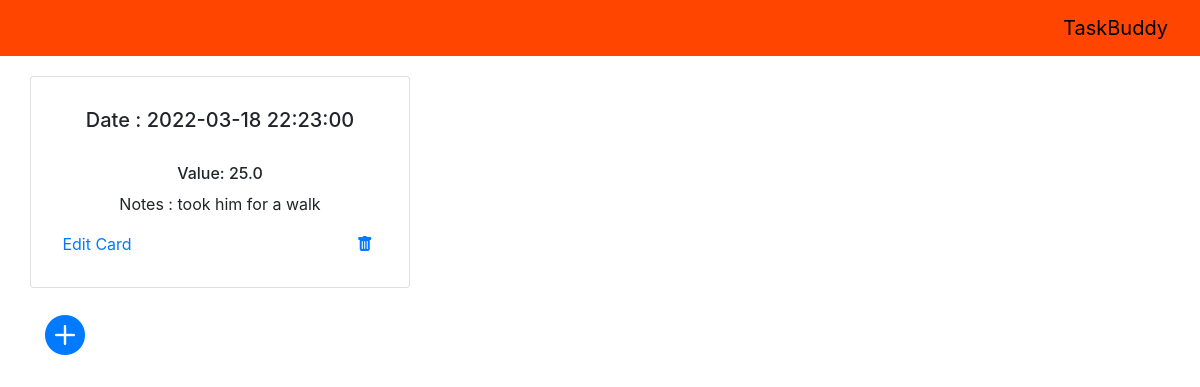
Page /view_logs/1 (signed in) on the earlier database version.
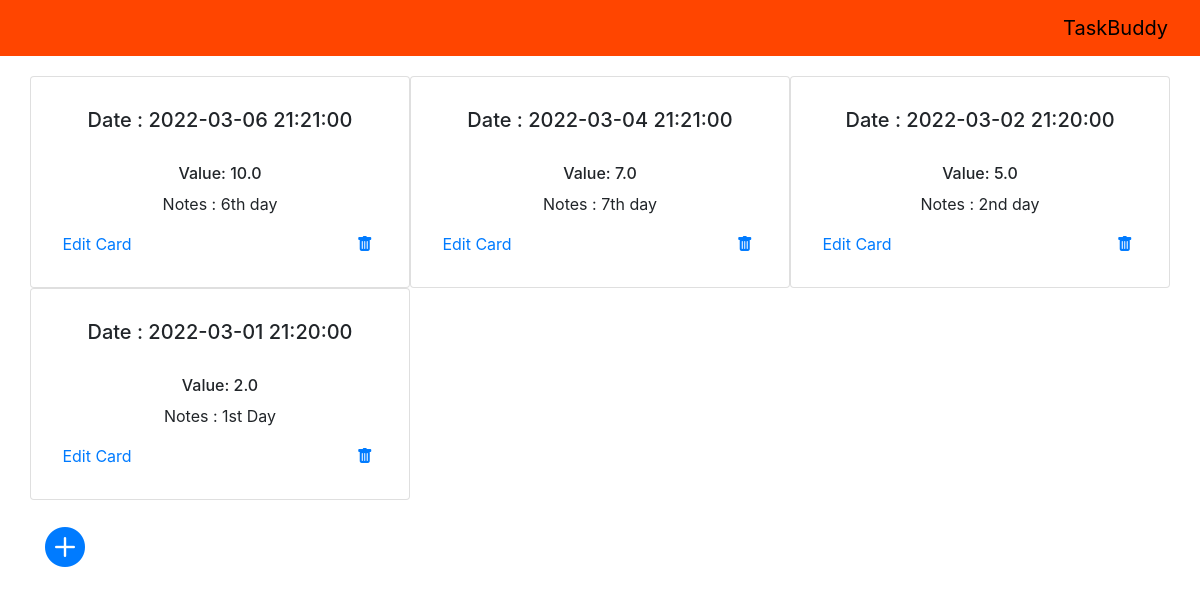
Same page on the later database version.
### application/models.py (models this page shows, shortened)
class Log(db.Model):
    __tablename__ = "log"
    log_id = db.Column(db.Integer, primary_key=True, autoincrement=True)
    timestamp = db.Column(db.DateTime, nullable=False, default=datetime.utcnow())
    value = db.Column(db.Float)
    value_mcq_choice = db.Column(db.String(150))
    notes = db.Column(db.String(150))
    tracker_id = db.Column(db.Integer, db.ForeignKey('tracker.tracker_id'))
    user_id = db.Column(db.Integer, db.ForeignKey('user.user_id'))

### application/routes.py (the view)
@app.route("/view_logs/<trackerid>", methods=['GET', 'POST'])
@login_required
def view_logs(trackerid):
    logs = None
    logs = Log.query.filter_by(tracker_id= int(trackerid), user_id= current_user.get_id()).order_by(Log.timestamp.desc())
    return render_template("view_logs.html", logs=logs, trackerid=trackerid)

### application/models.py (called while the page is built)
    def get_id(self):
        return (self.user_id)

### main.py (called while the page is built)
def create_app(app=None, api=None):
    app = Flask(__name__, static_folder="static", template_folder="templates")
    if os.getenv('ENV', "development") == "production":
        raise Exception("No production config setup")
    else:
        print("Starting local development")
        app.config.from_object(LocalDevelopmentConfig)
    db.init_app(app)
    api = Api(app)
    app.app_context().push()
    login_manager = LoginManager()
    login_manager.init_app(app)
    login_manager.login_view = 'login'
    @login_manager.user_loader
    def load_user(user_id):
        return User.query.get(int(user_id))
    return app, api

### templates/view_logs.html (shortened to what this page needs)
{% extends 'base.html' %}
{% block content %}
    <div class="row">
        {% for log in logs %}
        <div class=" col-md-4 card" style="padding: 1%;">
            <div class="card-body" id="{{log.tracker_id}}">
                <h5 style="text-align: center;">Date : {{log.timestamp}}</h5>
                <br>
                {% if log.value %}
                    <h6 class="card-text" style="text-align: center;">Value: {{ log.value }}</h6>
                {% else %}
                    <h6 class="card-text" style="text-align: center;">Value : {{ log.value_mcq_choice }}</h6>
                {% endif %}
                <p style="text-align: center;" class="log-text">Notes : {{log.notes}}</p>
                <a href="{{url_for('edit_log',logid = log.log_id, trackerid=log.tracker_id)}}" class="log-link">Edit Card</a>
                <a href="{{ url_for('delete_log',logid = log.log_id,trackerid=log.tracker_id) }}" style="margin-left: 70%;"><i class="bi bi-trash-fill"></i></a>
            </div>
        </div>
        {% endfor %}
    </div>
    <br>
    <h1>
        <a href="{{ url_for('add_log',trackerid=trackerid) }}" style="bottom: 0;" ><i class="bi bi-plus-circle-fill"></i></a>
    </h1>
{% endblock %}

### templates/base.html (shortened to what this page needs)
<!DOCTYPE html>
<html>
    <head>
        <link rel="stylesheet" href="https://maxcdn.bootstrapcdn.com/bootstrap/4.0.0-alpha.6/css/bootstrap.min.css">
        <link rel="stylesheet" href="https://cdn.jsdelivr.net/npm/bootstrap-icons@1.3.0/font/bootstrap-icons.css">
    </head>
    <body>
        {% include 'navbar.html' %}
        <div class="container">
            {% block content %}
            {% endblock %}
        </div>
    </body>
</html>

### templates/navbar.html (shortened to what this page needs)
<nav class="navbar  navbar-toggleable-md navbar-inverse navbar-custom navbar-static-top" style="margin-bottom: 20px;">
    <button class="navbar-toggler navbar-toggler-right" type="button" data-toggle="collapse" data-target="#navbarSupportedContent" aria-controls="navbarSupportedContent" aria-expanded="false" aria-label="Toggle navigation">
        <span class="navbar-toggler-icon"></span>
    </button>
    <a class="navbar-brand" href="/">TaskBuddy</a>
</nav>

### templates/navbar.html (style rules this page uses)
.navbar-custom { background-color: orangered; }
.navbar-custom .navbar-brand, .navbar-custom .navbar-text { color: black; }

Differences in the rows shown:
removed Log: timestamp "2022-03-18 22:23:00", value "25.0", notes "took him for a walk"
added Log: timestamp "2022-03-06 21:21:00", value "10.0", notes "6th day"
added Log: timestamp "2022-03-04 21:21:00", value "7.0", notes "7th day"
added Log: timestamp "2022-03-02 21:20:00", value "5.0", notes "2nd day"
added Log: timestamp "2022-03-01 21:20:00", value "2.0", notes "1st Day"
